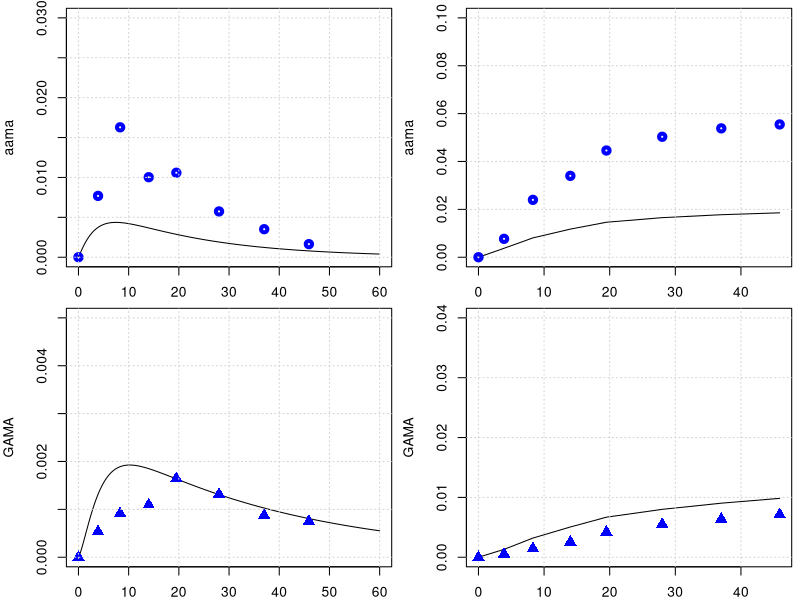

The R source for this figure:
library(deSolve)
library(minpack.lm)
graphics.off()

# body weight in kg
BW = 70 
# fractions of BW
##https://journals.sagepub.com/doi/pdf/10.1177/ANIB_32_3-4
F_B = 0.079 
F_B_AB = 0.35 #fraction: arterial blood of blood volume
F_B_VB = 0.65 #fraction: venous blood of blood volume
F_Li = 0.026
F_Ki = 0.0044
F_T = 1-(F_B+F_Li+F_Ki)
# organ volumes in L
V_AB <- BW*F_B*F_B_AB 
V_VB <- BW*F_B*F_B_VB 
V_T <- BW*F_T
V_Ki <- BW*F_Ki
V_Li <- BW*F_Li
# cardiac output in L/(kg*h)
##https://journals.sagepub.com/doi/pdf/10.1177/ANIB_32_3-4
QCC = 16        #12.5 # maybe 14 or 6.5 check?
Q_C = QCC*BW^0.75
#FQ_P = 2.5/100 Trine: We don't have a lung compartment in this model
FQ_Li = 0.255
FQ_Ki = 0.19 #total - there is also an aterial flow rate 
FQ_T = 1 -( FQ_Li + FQ_Ki) # +FQ_P) Trine: We don't have a lung compartment in this model
Q_Li <- Q_C*FQ_Li
Q_Ki <- Q_C*FQ_Ki
Q_T <- Q_C*FQ_T

MW_aa = 71   # mg/mmol
MW_ga = 87   # mg/mmol
MW_GSH = 307.32 # mg/mmol
k_0_GSH = 7   # from Sweeney paper.
MW_GSH = 307.32     # mg/mmol
AGSH0 = k_0_GSH * V_Li * MW_GSH
# +++++++++++++++++++++++++++++++++++++++++++++++++++++++++++++++++
# partition coefficient 
### we comback later
pAA_TB = 0.9
pAA_KiB = 0.1
pAA_LiB = 0.93 
# Maybe we said it earlier and these parameters are not sensitive to the model, but from which paper did you get the values of these partition coefs., 
# in the paper of Sweeney and of Li are different pAA_LiB = 0.4 and pAA_KiB = 0.8.

# reaction rate constants 
k_AAuptake = 1 #1/h

k_onAA_T = 0.028  #1/h     # we took it from Sweenney
k_onAA_B = 0.036  #1/h
k_onAA_Li = 0.71 #1/h
k_onAA_Ki = 0.13 #1/h

# from 0.23 to 0.35
k_cl_GSH = 0.035   # 1/h   #  reference from Maria

# k_onAA_GSH = 0.55 # L/(mmol h)
# check, we do not use it any more.
k_exc_AAMA = 0.049   # 0.049 #1/h or 0.13 # this will change the shape

# Maximum velocity for enzymatic reaction 
V_max_p450 = 9 /MW_aa*BW^0.7  # mg/h  from Sweenney paper, checked!
# maximum rate of GA and AA conjugation with GSH (mg/(h BW^0.7))
Vmax_AA_GSH <- 24*BW^0.7 # from the Sweeny  fitted   mg/h




#????????????????????????????????
#????????????????????????????????
#????????????????????????????????
#????????????????????????????????
#????????????????????????????????
#????????????????????????????????
### PARAMETERS FOR GA
# partition coefficient
pGA_TB = 0.97
pGA_LiB = 0.9
pGA_KiB = .3

#k_onGA_GSH = 0.8 #L/(mmol h)
k_onGA_T = 0.69        #1/h
k_onGA_B = 0.108       #1/h
k_onGA_Ki = k_onAA_T/2 #1/h
k_onGA_Li = 0.115      #1/h

k_exc_GAMA = 0.027     # 0.077 #1/h  # or 0.027 # from sweeney
k_exc_GAOH = 0.077     # 1/h  # from sweeney
# (removed as no longer used) k_exc_GA <- .4         # 1/h Q_Ki*0.025

PL1 = 1.7     # liver/blood partition AA'
PL2 = 0.9     # liver/blood partition GA'

VMAXGC1 = 1   #!Vmax for GSH-AA conjugation mg/hr-kg^0.7
VMAXG1 = VMAXGC1/MW_aa*BW**0.7    # !$'Liver AA-GSH rate'

# Maximum velocity for enzymatic reaction 
V_max_EH = 20 /MW_ga*BW^0.7  
KM_p450 = 10.0
KM_EH = 100.0
# maximum rate of GA and AA conjugation with GSH (mg/(h BW^0.7))
Vmax_GA_GSH <- 20*BW^0.7 # from the Sweeny  fitted   mg/h

KMG1 = 100  #!Km with respect to AA for GSH conjugation mg/L (from Sweeny code) 
# Trine: This should be mg. Delete the term MW_aa
# Sweeney has this parameter for rats ans 100 mg/L why did you use this number and why divived by MW??
# Sweeney says this is 64 mg/L in the paper##This comment is wrong ignore
KMGG = 0.1/MW_GSH        # !KM with respect to GSH for AA or GA conjugation with GSH mmol/L. Trine: should be mg/L
####and that this is 307 mg/L #This comment is wrong ignore
KMG2 = 100  #!Km with respect to GA for GSH conjugation mM. Trine: This should be mg. Delete the term MW_aa
# The same comment as for KMG1

# from the code, not from paper
KPT_Li = 0.015    # !'protein turnover rate in liver'# this is confimred in the exp. values of Sweeney
KPT_Ki = 0.013    # !'protein turnover rate in kidney'# 1/h this is 0.012 in Sweeney, I guess its not much of difference
KPTR = 0.013      # !'protein turnover rate in rpt'# this is 0.012 in Li et.al
KPTS = 0.0039     # !'protein turnover rate in spt'# and this they have it 0.0051 Sweeney and Li 0.0012 refering to Sweeney
KPTRB = 0.0039    # !'protein turnover rate in rbc'# how did we get that?
KPTPL = 0.012    # !'protein turnover rate in plasma'# Sweeney has 0.012 for this value
# +++++++++++++++++++++++++++++++++++++++++++++++++++++++++++++++++
# create list of parameter
# +++++++++++++++++++++++++++++++++++++++++++++++++++++++++++++++++
params <- unlist(c(data.frame(pAA_TB, pAA_LiB, pAA_KiB,
                              pGA_TB, pGA_LiB, pGA_KiB,
                              k_onAA_T, k_onAA_B, k_onAA_Li,  k_onAA_Ki,
                              k_onGA_T, k_onGA_B, k_onGA_Li, k_onGA_Ki, 
                              k_exc_AAMA, k_exc_GAMA,
                              k_cl_GSH, V_max_p450, KM_p450, V_max_EH, KM_EH,
                              k_AAuptake)
                              ))
yini <- c(m_AA_AB = 0.0, m_GA_AB = 0.0,      a_pb_AA_B = 0 ,
          m_AA_VB = 0.0, m_GA_VB = 0.0,
          m_AA_Ki = 0.0, m_GA_Ki = 0.0, m_AA_dose = 0 ,
          m_AA_Li = 0.0, m_AAMA = 0.0, 
          m_GA_Li = 0.0, a_pb_GA_Li = 0.0,
          m_GAMA  = 0.0,       
          m_GSH_Li = k_0_GSH * V_Li * MW_GSH, 
          m_AA_T = 0.0, m_GA_T = 0.0,
          m_GAOH = 0.0, 
          m_AA_out = 0.0, m_AA_in = 0.0, m_AA_accum = 0.0, m_AA_free = 0.0, 
          m_GA_out = 0.0, m_GA_in = 0.0, m_GA_accum = 0.0, m_GA_free = 0.0, 
          a_pb_AA_Ki = 0,  a_pb_AA_Li = 0,
          a_pb_GA_Ki = 0, a_pb_AA_T = 0, a_pb_GA_B = 0, a_pb_GA_T = 0
)
# ++++++++++++++++++++++++++++++++++++++++++++++++++++++++++++++++++
# PBPK model for Acrylamide 
# ++++++++++++++++++++++++++++++++++++++++++++++++++++++++++++++++++
PBPKmodelAA <- function(t,state,parameter){
  with(as.list(c(t,state,parameter)), {
    #----#---#  Model for AA  #---#---#
    # concentrations blood in the organs in mg/L
    c_AA_AB <- m_AA_AB/V_AB   
    c_AA_VB <- m_AA_VB/V_VB
    c_AA_T <- m_AA_T/V_T
    c_AA_Li <- m_AA_Li/(V_Li*PL1) #Trine: Should we multiply with PL1 as we do for GA
    c_AA_Ki <- m_AA_Ki/V_Ki
    
    c_GSH_Li <- m_GSH_Li/V_Li
    # units checked -> mg/h   
    dm_AA_dose <- - k_AAuptake*m_AA_dose
    
    # Blood
    #-----------------------------
    # units checked -> mg/h   
    dm_AA_AB <- Q_C*(c_AA_VB - c_AA_AB) - k_onAA_B*m_AA_AB
    dm_AA_VB <- Q_T*(c_AA_T/pAA_TB) + Q_Li*(c_AA_Li/pAA_LiB) + Q_Ki*(c_AA_Ki/pAA_KiB) - Q_C*c_AA_VB -k_onAA_B*m_AA_VB
    # Trine: I added this. Can we make an overall turnover rate in blood? Is this correct? 
    da_pb_GA_B <- k_onAA_B*m_AA_AB + k_onAA_B*m_AA_VB - a_pb_GA_B*KPTRB
    
    # Kidney
    #---------------------------------
    # units checked -> mg/h   
    dm_AA_Ki <- Q_Ki*c_AA_AB -Q_Ki*(c_AA_Ki/pAA_KiB) - k_onAA_Ki*m_AA_Ki 
    # protein tunr over AA in Kidney
    da_pb_AA_Ki <- k_onAA_Ki*m_AA_Ki - a_pb_AA_Ki*KPT_Ki
   
    # unit chekced mg/h 
    metAA_GSH <- Vmax_AA_GSH * c_AA_Li * c_GSH_Li / ( (KMG1 + c_AA_Li) * (KMGG + c_GSH_Li) )
    # Then the units of this eq. are not mg/h, with the KMG1 & KMGG having the MW!
    
    metAA_P450 <- V_max_p450 * MW_aa * c_AA_Li/ (KM_p450 + c_AA_Li)
    
    # units checked -> mg/h  
    dm_AA_Li <- Q_Li*(c_AA_AB - c_AA_Li/pAA_LiB) + k_AAuptake*m_AA_dose - k_onAA_Li*m_AA_Li  - metAA_P450 - metAA_GSH 
    # protein turn over AA in Liver
    da_pb_AA_Li <- k_onAA_Li*m_AA_Li - a_pb_AA_Li * KPT_Li
    
    # Tissue
    #--------------------------------------------------------------
    # units checked -> mg/h   
    dm_AA_T <- Q_T*(c_AA_AB - c_AA_T/pAA_TB) - k_onAA_T*m_AA_T
    # protein turn over AA in Tussue
    da_pb_AA_T <- k_onAA_T*m_AA_T - a_pb_AA_T * KPTS
    
    # Urine
    #-------------------------------------------------------------
    # units checked -> mg/h   
    dm_AAMA <- metAA_GSH - m_AAMA*k_exc_AAMA 

    dm_AA_out <- metAA_P450 + metAA_GSH + k_onAA_Li*m_AA_Li
    dm_AA_in <- k_AAuptake * m_AA_dose
    dm_AA_accum <- k_onAA_B*m_AA_AB +k_onAA_B*m_AA_VB +k_onAA_T*m_AA_T +k_onAA_Ki*m_AA_Ki
    dm_AA_free <- dm_AA_AB + dm_AA_VB +dm_AA_T +dm_AA_Li +dm_AA_Ki

      #--------------------------------------------------------------
    ########################################################################################    
    #-GA-#-GA-#  Model for GA  #-GA-#-GA-#    
    #concentrations blood in the organs in mg/L
    c_GA_AB <- m_GA_AB/V_AB ;   c_GA_VB <- m_GA_VB/V_VB
    c_GA_T <- m_GA_T/V_T
    c_GA_Li <- m_GA_Li/(V_Li*PL2)
    c_GA_Ki <- m_GA_Ki/V_Ki
    
    # Blood
    #-----------------------------
    # units checked -> mg/h   
    dm_GA_AB <- Q_C*(c_GA_VB - c_GA_AB) -k_onGA_B*m_GA_AB
    # units checked -> mg/h   
    dm_GA_VB <- Q_T*(c_GA_T/pGA_TB) + Q_Li*(c_GA_Li/pGA_LiB) + Q_Ki*(c_GA_Ki/pGA_KiB) - Q_C*c_GA_VB - k_onGA_B*m_GA_VB
    # units checked -> mg/h   
    da_pb_AA_B <- k_onGA_B*m_AA_AB + k_onGA_B*m_AA_VB - a_pb_GA_B*KPTRB
    
    # Kidney
    #---------------------------------
    dm_GA_Ki <- Q_Ki*c_GA_AB -Q_Ki*(c_GA_Ki/pGA_KiB) -k_onGA_Ki*m_GA_Ki 
    # protein tunr over AA in Kidney
    da_pb_GA_Ki <- k_onGA_Ki*m_GA_Ki - a_pb_GA_Ki*KPT_Ki
    
    # Liver
    #--------------------------------
    # units checked -> mg/h
    metGA_GSH <- Vmax_GA_GSH * c_GSH_Li *c_GA_Li / (c_GA_Li + KMG2)/(c_GSH_Li + KMGG)
    metGA_EH <- V_max_EH *MW_ga *c_GA_Li / (KM_EH + c_GA_Li)
    # units checked -> mg/h 
    dm_GA_Li <- Q_Li*(c_GA_AB - c_GA_Li/pGA_LiB) - k_onGA_Li*m_GA_Li + metAA_P450 - metGA_GSH -metGA_EH 
    # protein tunr over GA in Liver
    da_pb_GA_Li = k_onGA_Li*m_GA_Li - a_pb_GA_Li*KPT_Li 
    
    # units checked -> mg/h, 
    dm_GAMA <-  metGA_GSH  -m_GAMA*k_exc_GAMA
    
    #????????????????????????????????????????????
    # we need a new k_exc_GAOH
    dm_GAOH <- metGA_EH - m_GAOH*k_exc_GAOH
    
    # Tissue    #-----------------------------------------------------
    dm_GA_T <- Q_T*(c_GA_AB - c_GA_T/pGA_TB) - k_onGA_T*m_GA_T
    da_pb_GA_T <- k_onGA_T*m_GA_T - a_pb_GA_T * KPTS
    
    # Liver
    #--------------------------------
    # units checked -> mg/h
    dm_GSH_Li <- k_0_GSH * V_Li * MW_GSH - k_cl_GSH*m_GSH_Li - metAA_GSH - metGA_GSH
    
    dm_GA_out <- metGA_GSH + metGA_EH 
    dm_GA_in <- metAA_P450
    dm_GA_accum <- k_onGA_B*m_GA_AB +k_onGA_B*m_GA_VB +k_onGA_T*m_GA_T +k_onGA_Li*m_GA_Li +k_onGA_Ki*m_GA_Ki
    dm_GA_free <- dm_GA_AB + dm_GA_VB +dm_GA_T +dm_GA_Li +dm_GA_Ki 
    
    return(list(c(dm_AA_AB,    dm_GA_AB,   da_pb_AA_B,
                  dm_AA_VB,    dm_GA_VB,
                  dm_AA_Ki,    dm_GA_Ki,    dm_AA_dose,
                  dm_AA_Li,    dm_AAMA,   
                  dm_GA_Li,   da_pb_GA_Li, dm_GAMA,
                  dm_GSH_Li,  dm_AA_T,     dm_GA_T,
                  dm_GAOH,
                  dm_AA_out,  dm_AA_in,   dm_AA_accum,  dm_AA_free,
                  dm_GA_out,  dm_GA_in,   dm_GA_accum,  dm_GA_free,
                  da_pb_AA_Ki,    da_pb_AA_Li,
                  da_pb_GA_Ki,    da_pb_AA_T, da_pb_GA_B , da_pb_GA_T   )))
  })
}
PBPKmodelAA <- compiler::cmpfun(PBPKmodelAA)



################################################################
# manual readout from Kopp and Dekant 2009
################################################################
times <- seq(from = 0, to = 60, by = 0.1)
diet <- data.frame(var = "m_AA_dose", method = "add",
                   time = c(0.0),  value = 0.5 *BW /1000 )  # dose of 0.05 microg/kg bw
out <- ode(y = yini, times = times, func = PBPKmodelAA, parms = params, events = list(data = diet))
yobs_urine <- data.frame(
  time = c(0.0, 3.9, 8.3, 14, 19.5, 28, 37, 45.9),
  AAMA = c(0.0/1000000, 32.8/1000000, 69.5/1000000, 42.8/1000000, 45.2/1000000, 24.5/1000000, 15/1000000, 7/1000000)*234.28, #https://pubchem.ncbi.nlm.nih.gov/compound/N-Acetyl-S-_2-carbamoylethyl_-L-cysteine
  GAMA = c(0.0, 2.15*1e-6, 3.66*1e-6, 4.38*1e-6, 6.57*1e-6, 5.26*1e-6, 3.50*1e-6, 3.0*1e-6)*250.27
)

# plot for AAMA in urinary
par(mfrow=c(2,2),mar=c(2,4,.5,.5))
plot(out[,'time'], out[,'m_AAMA']   ,type = 'l',xlab = 'time', ylab = 'aama', ylim = c(0,.03) )
points(yobs_urine$time, yobs_urine$AAMA , col="blue", lwd = 4) ; grid()
time_points_measure_unrine = c(1, 40, 84, 141, 196, 280 , 371, 460)
tamtam = out[,'m_AAMA'][time_points_measure_unrine ]
plot(yobs_urine$time, cumsum( tamtam ),type = 'l', ylab = 'aama', ylim = c(0,.1), xlab = 'time' ); grid()
points(yobs_urine$time, cumsum(yobs_urine$AAMA) , col="blue", lwd = 4)

# plot for GAMA 
plot(out[,'time'], out[,'m_GAMA']  ,type = 'l',xlab = '', ylab = 'GAMA', ylim = c(0,.005) )
points(yobs_urine$time, yobs_urine$GAMA , col="blue", cex = 1.5, pch = 17); grid()
time_points_measure_unrine = c(1, 40, 84, 141, 196, 280 , 371, 460)
tamtam = out[,'m_GAMA'][time_points_measure_unrine ]
plot(yobs_urine$time, cumsum( tamtam ),type = 'l',xlab = '', ylab = 'GAMA', ylim = c(0,.04) ); grid()
points(yobs_urine$time, cumsum(yobs_urine$GAMA) , col="blue",cex = 1.5, pch = 17)
